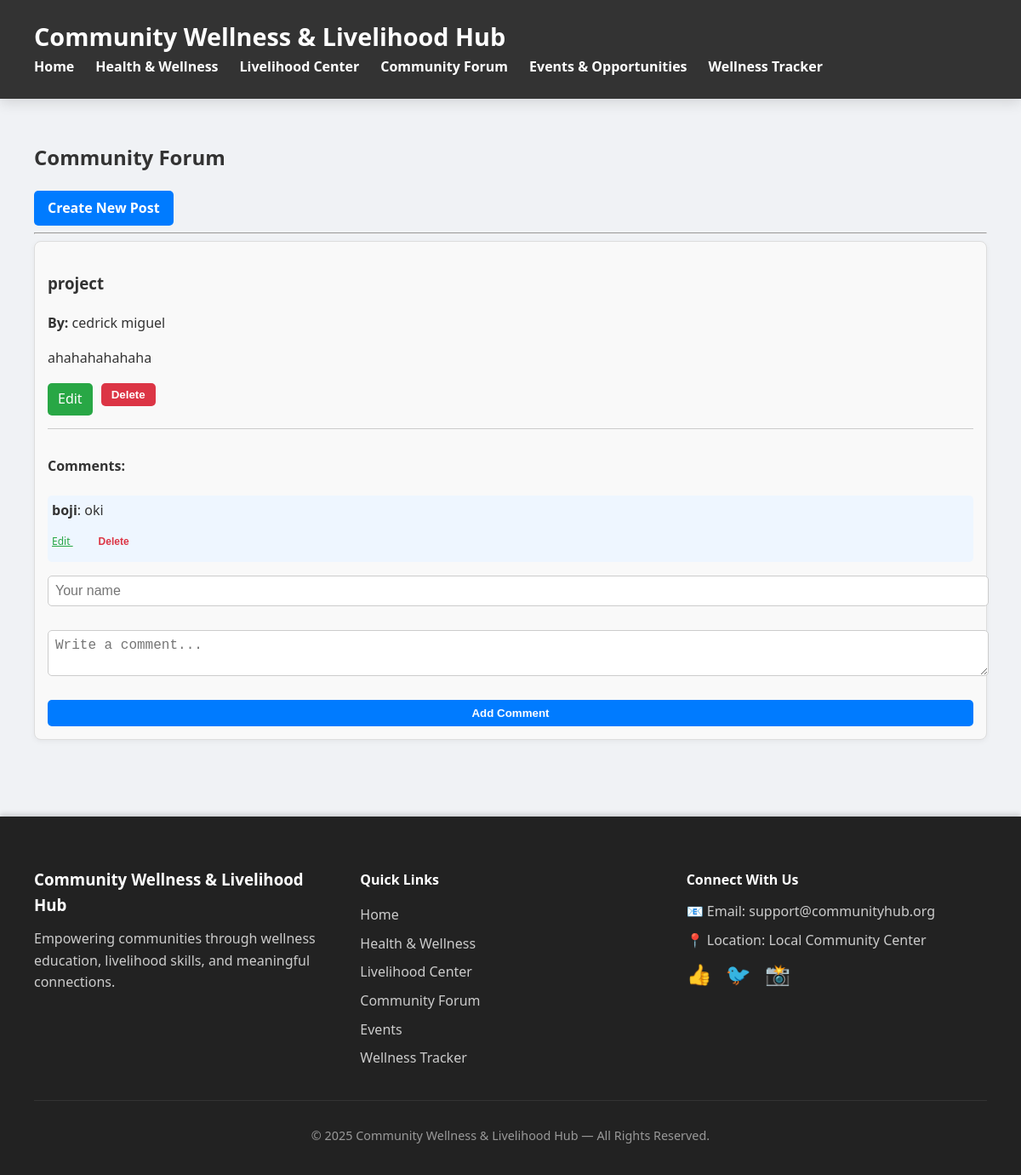
Before: /forum/ with the older database file.
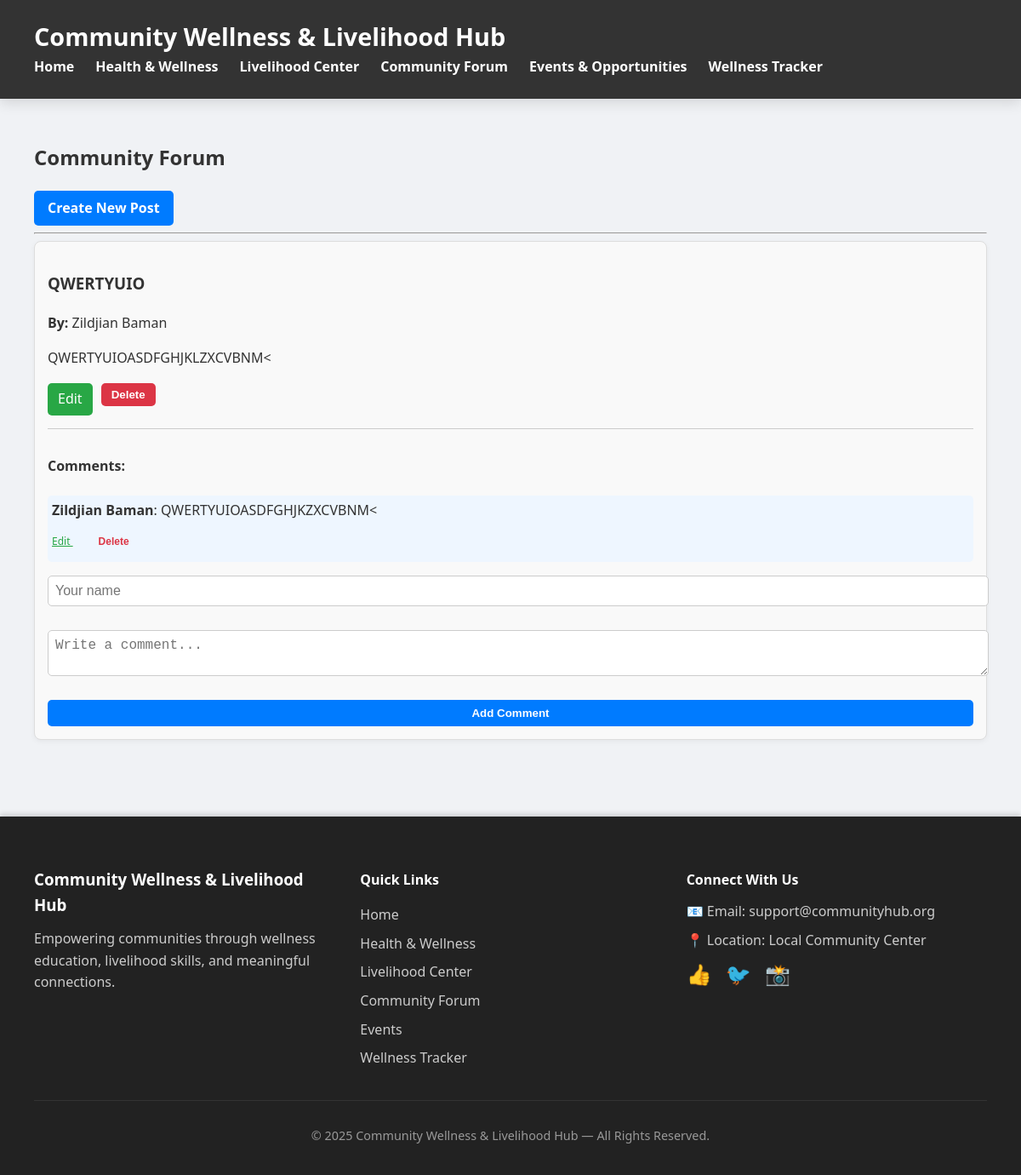
After: the same page with the newer database file.
### models.py (models this page shows)
class ForumPost(db.Model):
    id = db.Column(db.Integer, primary_key=True)
    username = db.Column(db.String(50), nullable=False)
    title = db.Column(db.String(200), nullable=False)
    content = db.Column(db.Text, nullable=False)

class Comment(db.Model):
    id = db.Column(db.Integer, primary_key=True)
    forum_post_id = db.Column(db.Integer, db.ForeignKey('forum_post.id'), nullable=False)
    username = db.Column(db.String(50), nullable=False)
    content = db.Column(db.Text, nullable=False)
    forum_post = db.relationship('ForumPost', backref=db.backref('comments', lazy=True))

### app.py (the view)
@forum_bp.route("/")
def forum():
    posts = ForumPost.query.all()
    return render_template("forum.html", posts=posts)

### Templates/forum.html (shortened to what this page needs)
{% extends "base.html" %}
{% block content %}
<h2>Community Forum</h2>
<a href="{{ url_for('forum.add_post') }}" class="button"
   style="background-color:#007BFF; color:white; padding:8px 16px;
          border-radius:5px; text-decoration:none;">
    Create New Post
</a>
<hr>
{% if posts %}
    {% for p in posts %}
        <div class="card"
             style="padding:15px; margin-bottom:20px; border:1px solid #ddd;
                    border-radius:8px; background-color:#f9f9f9;">
            <h3>{{ p.title }}</h3>
            <p><b>By:</b> {{ p.username }}</p>
            <p>{{ p.content }}</p>
            <div style="margin-top:10px; display:flex; gap:10px;">
                <a href="{{ url_for('forum.edit_forum', post_id=p.id) }}"
                style="background:#28a745; padding:6px 12px; color:white; border-radius:5px; text-decoration:none;">
                    Edit
                </a>
                <form action="{{ url_for('forum.delete_forum', post_id=p.id) }}" method="POST"
                    onsubmit="return confirm('Are you sure you want to delete this post?');">
                    <button style="background:#dc3545; padding:6px 12px; border:none; color:white; border-radius:5px;">
                        Delete
                    </button>
                </form>
            </div>
            <div class="comments"
                 style="margin-top:15px; padding-top:10px; border-top:1px solid #ccc;">
                <h4>Comments:</h4>
                <ul style="list-style-type:none; padding-left:0;">
                    {% for comment in p.comments %}
                        <li style="margin-bottom:10px; padding:5px;
                                   background-color:#eef6ff; border-radius:5px;">
                            <strong>{{ comment.username }}</strong>: {{ comment.content }}
                            <div style="margin-top:5px;">
                                <a href="{{ url_for('forum.edit_comment', comment_id=comment.id) }}"
                                style="font-size:12px; margin-right:10px; color:#28a745;">
                                    Edit
                                </a>
                                <form action="{{ url_for('forum.delete_comment', comment_id=comment.id) }}"
                                    method="POST" style="display:inline;"
                                    onsubmit="return confirm('Delete comment?');">
                                    <button style="font-size:12px; color:#dc3545; background:none; border:none; cursor:pointer;">
                                        Delete
                                    </button>
                                </form>
                            </div>
                        </li>
                    {% else %}
                        <li>No comments yet.</li>
                    {% endfor %}
                </ul>
            </div>
            <div class="add-comment" style="margin-top:10px;">
                <form action="{{ url_for('forum.add_comment', post_id=p.id) }}"
                      method="POST"
                      style="display:flex; flex-direction:column; gap:8px;">
                    <input type="text" name="username" placeholder="Your name" required
                           style="padding:8px; border-radius:5px; border:1px solid #ccc;">
                    <textarea name="content" placeholder="Write a comment..." required
                              style="padding:8px; border-radius:5px; border:1px solid #ccc;"></textarea>
                    <button type="submit"
                            style="background-color:#007BFF; color:white;
                                   border:none; padding:8px 16px;
                                   border-radius:5px; cursor:pointer;">
                        Add Comment
                    </button>
                </form>
            </div>
        </div>
    {% endfor %}
{% else %}
    <p>No posts yet. Be the first to share!</p>
{% endif %}
{% endblock %}

### Templates/base.html (shortened to what this page needs)
<!DOCTYPE html>
<html>
<head>
    <link rel="stylesheet" href="/static/style.css">
</head>
<body>
<nav>
    <h2>Community Wellness & Livelihood Hub</h2>
    <div class="nav-links">
        <a href="/">Home</a>
        <a href="/health">Health & Wellness</a>
        <a href="/livelihood">Livelihood Center</a>
        <a href="/forum">Community Forum</a>
        <a href="/events">Events & Opportunities</a>
        <a href="/wellness">Wellness Tracker</a>
    </div>
</nav>
<div class="container">
    {% block content %}{% endblock %}
</div>
<footer>
    <div class="footer-content">
        <div class="footer-section">
            <h3>Community Wellness & Livelihood Hub</h3>
            <p>
                Empowering communities through wellness education,
                livelihood skills, and meaningful connections.
            </p>
        </div>
        <div class="footer-section">
            <h4>Quick Links</h4>
            <ul>
                <li><a href="/">Home</a></li>
                <li><a href="/health">Health & Wellness</a></li>
                <li><a href="/livelihood">Livelihood Center</a></li>
                <li><a href="/forum">Community Forum</a></li>
                <li><a href="/events">Events</a></li>
                <li><a href="/wellness">Wellness Tracker</a></li>
            </ul>
        </div>
        <div class="footer-section">
            <h4>Connect With Us</h4>
            <p>📧 Email: support@communityhub.org</p>
            <p>📍 Location: Local Community Center</p>
            <div class="social-links">
                <a href="#">👍</a>
                <a href="#">🐦</a>
                <a href="#">📸</a>
            </div>
        </div>
    </div>
    <div class="footer-bottom">
        <p>© 2025 Community Wellness & Livelihood Hub — All Rights Reserved.</p>
    </div>
</footer>
</body>
</html>

### Static/style.css (style rules this page uses)
:root { --primary: #0275d8; --primary-dark: #025aa5; --bg: #f0f2f5; --card-bg: #fff; --text: #333; --radius: 8px; --shadow-sm: 0 2px 6px rgba(0,0,0,0.05); --shadow-md: 0 5px 15px rgba(0,0,0,0.12); }
body { font-family: 'Segoe UI', Tahoma, Geneva, Verdana, sans-serif; background: var(--bg); margin: 0; padding: 0; color: var(--text); line-height: 1.6; }
nav { background: #333; padding: 20px 40px; display: flex; align-items: center; justify-content: space-between; flex-wrap: wrap; box-shadow: var(--shadow-md); }
nav h2 { color: #fff; margin: 0; font-size: 1.8rem; }
.nav-links { display: flex; gap: 25px; }
.nav-links a { position: relative; color: #fff; text-decoration: none; font-weight: 600; padding-bottom: 4px; transition: color 0.3s ease; }
.nav-links a::after { content: ""; position: absolute; width: 0; height: 2px; background: var(--primary); bottom: 0; left: 0; transition: width 0.3s ease; }
.container { padding: 30px 40px; max-width: 1200px; margin: 0 auto; }
.button, button { background: var(--primary); color: #fff; padding: 12px 20px; text-decoration: none; border-radius: var(--radius); display: inline-block; font-weight: 600; cursor: pointer; transition: background 0.3s ease, transform 0.2s ease; border: none; }
.input, .textarea, input[type="text"], textarea, input[type="date"], input[type="number"] { width: 100%; padding: 12px; margin-bottom: 20px; border: 1px solid #ccc; border-radius: var(--radius); font-size: 1rem; transition: all 0.3s ease; background: #fff; }
.card { background: var(--card-bg); padding: 20px; margin-bottom: 20px; border-left: 6px solid var(--primary); border-radius: var(--radius); box-shadow: var(--shadow-sm); transition: transform 0.25s ease, box-shadow 0.25s ease; }
footer { background: #222; color: #ddd; padding: 40px 40px 20px; margin-top: 40px; box-shadow: 0 -3px 6px rgba(0,0,0,0.15); }
.footer-content { display: grid; grid-template-columns: repeat(auto-fit, minmax(260px, 1fr)); gap: 30px; margin-bottom: 20px; }
.footer-section h3, .footer-section h4 { color: #fff; margin-bottom: 12px; }
.footer-section p { margin: 8px 0; color: #ccc; }
.footer-section ul { list-style: none; padding: 0; }
.footer-section ul li { margin-bottom: 8px; }
.footer-section ul li a { color: #ccc; text-decoration: none; transition: color 0.3s ease; }
.social-links a { font-size: 1.5rem; margin-right: 12px; text-decoration: none; color: #ccc; transition: 0.3s ease; }
.footer-bottom { text-align: center; padding-top: 15px; border-top: 1px solid #333; color: #999; font-size: 0.9rem; }

Changed rows visible on the page:
removed ForumPost: title "project", username "cedrick miguel", content "ahahahahahaha"
removed Comment: username "boji", content "oki", shown under "project"
added ForumPost: title "QWERTYUIO", username "Zildjian Baman", content "QWERTYUIOASDFGHJKLZXCVBNM<"
added Comment: username "Zildjian Baman", content "QWERTYUIOASDFGHJKZXCVBNM<", shown under "QWERTYUIO"
